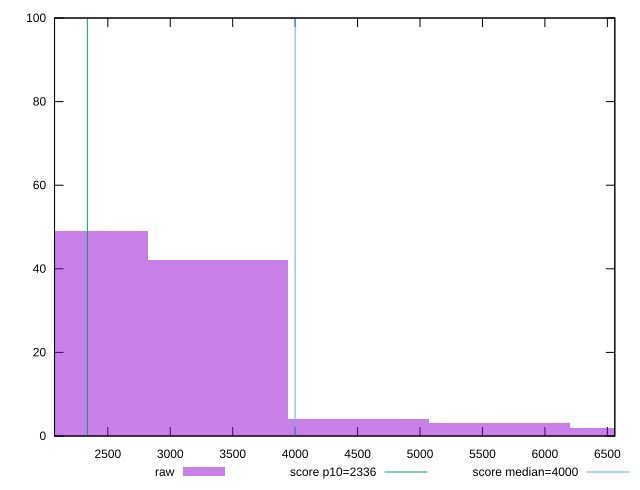

This figure's gnuplot source:
reset

$raw <<EOF
3382.6619595201846 42
2255.1079730134566 49
4510.215946026913 4
5637.769932533642 3
6765.323919040369 2
EOF

set key outside below
set boxwidth 1127.5539865067283
set xrange [2073.3050000000003:6559.849]
set yrange [0:100]
set trange [0:100]
set style fill transparent solid 0.5 noborder

set parametric
set terminal svg size 640, 490 enhanced background rgb 'white'
set output "reprap/first-contentful-paint/samples/pages+cached+noexternal/raw/histogram.svg"

plot $raw title "raw" with boxes, \
     2336,t title "score p10=2336", \
     4000,t title "score median=4000"

reset
